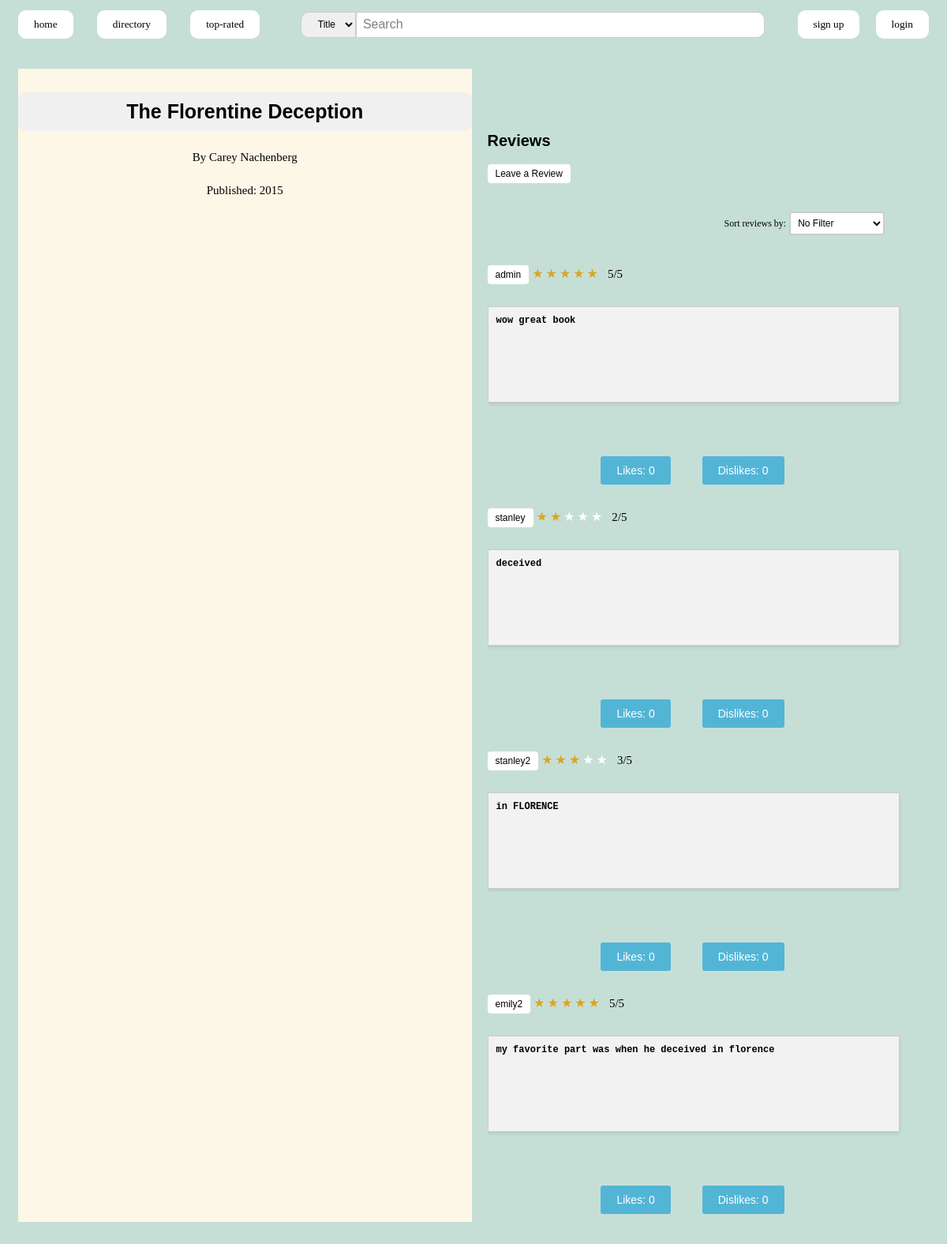
Page /books/3/ on the committed database.
### books/models.py (models this page shows, shortened)
class Book(models.Model):
    title = models.CharField(max_length=200, blank=False)
    author = models.CharField(max_length=200)
    pub_year = models.IntegerField(default=-1, blank=True)
    isbn = models.CharField(max_length=13, blank=True)
    olid = models.CharField(max_length=11, blank=True)
    num_pages = models.IntegerField(blank=True, null=True)

### reviews/models.py (models this page shows)
class Review(models.Model):
    user = models.ForeignKey(User, on_delete=models.CASCADE, blank=True)
    book = models.ForeignKey(Book, on_delete=models.CASCADE)
    rating = models.IntegerField(blank=False, default=0)
    text = models.CharField(blank=False,max_length=500)
    images = models.ImageField(upload_to='review_images/',blank=True)
    likes=models.ManyToManyField(User, related_name='liked_reviews', blank=True)
    dislikes=models.ManyToManyField(User, related_name='disliked_reviews', blank=True)

### books/views.py (the view, shortened to what this page needs)
# urls.py: path("<int:book_id>/", views.displayBookInfo, name="view_book"),
def displayBookInfo(request, book_id):
    book = Book.objects.get(pk=book_id)
    reviews = Review.objects.filter(book__id=book_id)
    user_review = None
    profile = None
    sort_options = request.GET.get('sort')
    if sort_options == 'favorable':
        reviews = reviews.order_by('-rating')  # Sort by most favorable
    elif sort_options == 'unfavorable':
        reviews = reviews.order_by('rating')  # Sort by least favorable
    elif sort_options == 'helpful':
        reviews = reviews.order_by('-likes')  # Sort by least favorable
    elif sort_options == 'unhelpful':
        reviews = reviews.order_by('-dislikes')  # Sort by least favorable
    context = {
        "book": book,
        "reviews": reviews,
        "user_review": None if not user_review else user_review[0],
        "profile": profile
    }
    return render(request, "books/book.html", context);

### templates/books/book.html (shortened to what this page needs)
{% extends "base.html" %}
{% block content %}
<div class="container">
    <div class="left-section">
        <div class = "container-fluid">
            <div class = "book-info container-fluid">
                <h4 class = "review-book">{{ book.title }}</h4>
                <h5 class="book-author">By {{ book.author }}</h5>
                <h5 class="book-published">Published: {{ book.pub_year }}</h5>
            </div>
        </div>
    </div>
    <div class="right-section">
        <h3 class = "reviews">Reviews</h3>
        {% if not user_review %}
            <a class="write-rev-button" href="{% url 'books:review_book' book.id %}">Leave a Review</a>
        {% endif %}
        <form id="sort-form" method="GET" action="{% url 'books:view_book' book.id %}">
            <label for="sort">Sort reviews by:</label>
            <select id="sort" name="sort">
                <option value="" {% if sort_options == '' %}selected{% endif %}>No Filter</option>
            </select>
        </form>
        <br/>
        {% for review in reviews %}
            <div class="review-container">
                <a class="user-profile-button" href="{% url 'profiles:profile' review.user.id %}">{{ review.user.username }}</a>
                <div class="Stars" style="--rating: {{review.rating}};" aria-label="Rating of this product is {{review.rating}} out of 5."></div>
                <b class = "rating">{{ review.rating }}/5</b>
                <h6 class = "user-rev">{{ review.text }}</h6>
                <div class="container like-dislike-container">
                    <form id="like_review" class="like-form" action="{% url 'books:like_dislike' book.id %}" method="POST" data-pjax>
                        <button class="like-buttons" type="submit"> Likes: {{review.likes.count}}</button>
                    </form>
                    <form id="dislike_review" class="dislike-form" action="{% url 'books:like_dislike' book.id %}" method="POST" data-pjax>
                        <button class="like-buttons" type="submit"> Dislikes: {{review.dislikes.count}}</button>
                    </form>
                </div>
            </div>
        {% endfor %}
    <br/>
    </div>
</div>
{% endblock %}

### static/css/list.css (style rules this page uses)
.container-fluid { font-size:15px; font-family: Poppins; }

### static/css/signup.css (style rules this page uses)
form label { font-family: Verdana, Geneva, Tahoma, sans-serif; font-weight:500; }
form button[type="submit"] { margin-top:20px; padding: 10px 20px; background-color: rgb(83, 181, 214); color: white; border: none; border-radius: 3px; cursor: pointer; }

### static/css/stars.css (style rules this page uses)
:root { --star-color: #fff; --star-background: #DAA520; }
.Stars { --percent: calc(var(--rating) / 5 * 100%); display: inline-block; font-size: var(--star-size); font-family: Times; line-height: 1; }
.Stars::before { content: "★★★★★"; letter-spacing: 3px; background: linear-gradient(90deg, var(--star-background) var(--percent), var(--star-color) var(--percent)); -webkit-background-clip: text; -webkit-text-fill-color: transparent; }

### static/css/base.css (style rules this page uses)
body { background-color: #c6dfd6; }

### static/css/review_book.css (style rules this page uses)
.review-book { padding:10px; font-family: 'Trebuchet MS', 'Lucida Sans Unicode', 'Lucida Grande', 'Lucida Sans', Arial, sans-serif; text-align: center; font-size: 25px; background-color: #F0F0F0; border-radius: 10px; max-width: 600px; margin: 0 auto; margin-top: 30px; }

### static/css/book.css (style rules this page uses)
.like-buttons { border:none; color: #000000; }
.book-author { font-family: Verdana; font-size: 15px; text-align: center; font-weight: normal; }
.book-published { font-family: Verdana; font-size: 15px; text-align: center; font-weight: normal; }
.container { display: flex; }
.left-section { flex: 1; margin-right: 20px; background-color: #FDF7E8;; }
.right-section { flex: 1; height: 85vh; overflow: auto; }
.reviews { font-family: Verdana, Arial, sans-serif; font-size: 20px; margin-top: 80px; font-weight: bold; }
.rating { font-family:Verdana; font-weight:normal; margin-left: 5px; font-size: 15px; }
.user-rev { background-color: #f2f2f2; padding: 10px; border: 1px solid #ccc; box-shadow: 0 2px 4px rgba(0, 0, 0, 0.1); font-family: 'Courier New', Courier, monospace; font-size: 12px; max-width: 500px; min-height: 100px; }
.write-rev-button { padding: 5px 10px; background-color: white; color: black; text-decoration: none; border-radius: 4px; font-family:Verdana, Geneva, Tahoma, sans-serif; font-weight:normal; font-size: 12px; max-width:fit-content; }
.container { margin-left: 15px; }
a.user-profile-button { margin-top:20px; display: inline-flex; padding: 5px 10px; background-color: white; color: black; text-decoration: none; border-radius: 4px; font-family:Verdana, Geneva, Tahoma, sans-serif; font-weight:normal; font-size: 12px; max-width:fit-content; }
form#sort-form { margin-top: 40px; margin-left:300px; }
label[for="sort"] { font-weight: normal; font-size:12px; font-family: Verdana; }
select#sort { padding: 5px; font-size: 12px; border: 2px solid #ccc; border-radius: 4px; background-color: #fff; }
select#sort option:checked { font-weight: bold; }
select#sort option { padding: 5px; }
.like-dislike-container { margin: 0px; max-width: 500px; padding: 10px; justify-content: center; }
form#like_review, form#dislike_review { margin-top: 10px; }
button.like-buttons { padding: 5px 10px; font-size: 14px; border: none; border-radius: 4px; background-color: rgb(128, 203, 228); color: #fff; cursor: pointer; margin: 0px 20px 0px 20px; }

### static/css/user_profile.css (style rules this page uses)
form { align-items: center; justify-content: center; }

### rows in the picture
Book: title "The Florentine Deception", author "Carey Nachenberg", pub_year "2015"
Review: user.username "admin", rating "5", text "wow great book", likes.count "0", dislikes.count "0"
Review: user.username "stanley", rating "2", text "deceived", likes.count "0", dislikes.count "0"
Review: user.username "stanley2", rating "3", text "in FLORENCE", likes.count "0", dislikes.count "0"
Review: user.username "emily2", rating "5", text "my favorite part was when he deceived in florence", likes.count "0", dislikes.count "0"
